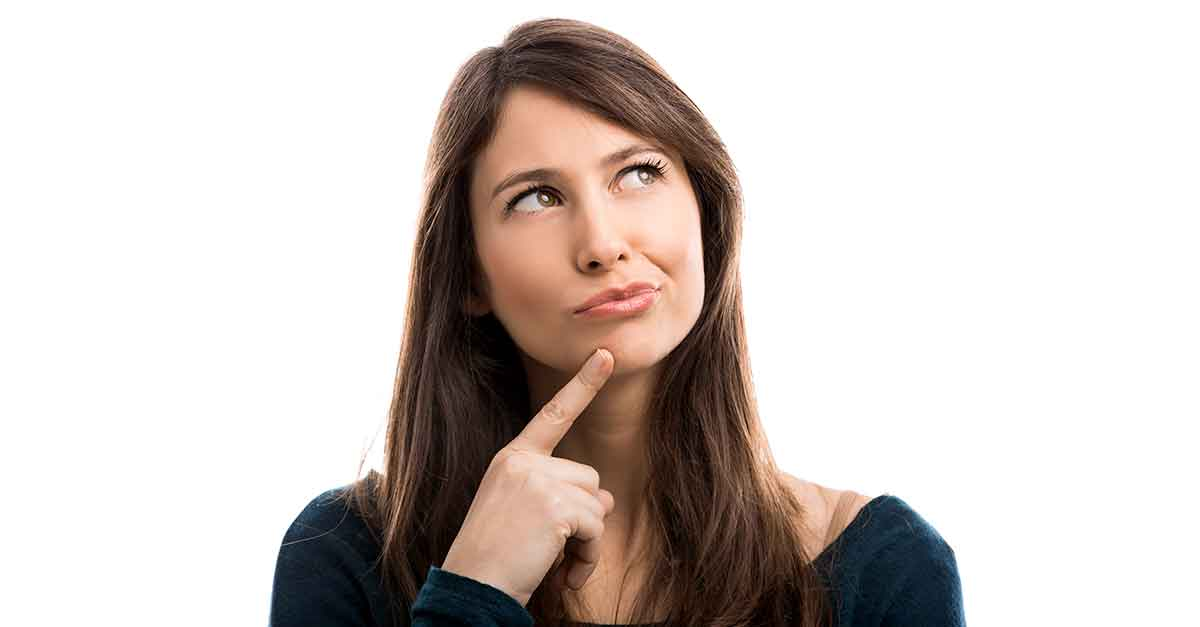
#> input picture imagem_1.jpg, 1200 x 627 px
$ python deteccao_exemplo1.py
#> lines starting #> are read from the running program, lines starting #| are printed output that depends on the picture; after the words box and inside, x2 and y2 are one past the last pixel; in counts of white or black regions, pixels touching at a corner belong together
# Imporrtando a biblioteca
import cv2

# Criando um classificador usando haarcascade
classificador = cv2.CascadeClassifier('venv\Lib\site-packages\cv2\data\haarcascade_frontalface_default.xml')

# Carregar a imagem e converter para cinza
imagem = cv2.imread('imagem_1.jpg')
#> imagem is the input picture: shape (627, 1200, 3); mean B, G, R 197.7, 201.6, 209.9
imagem_cinza = cv2.cvtColor(imagem, cv2.COLOR_BGR2GRAY)
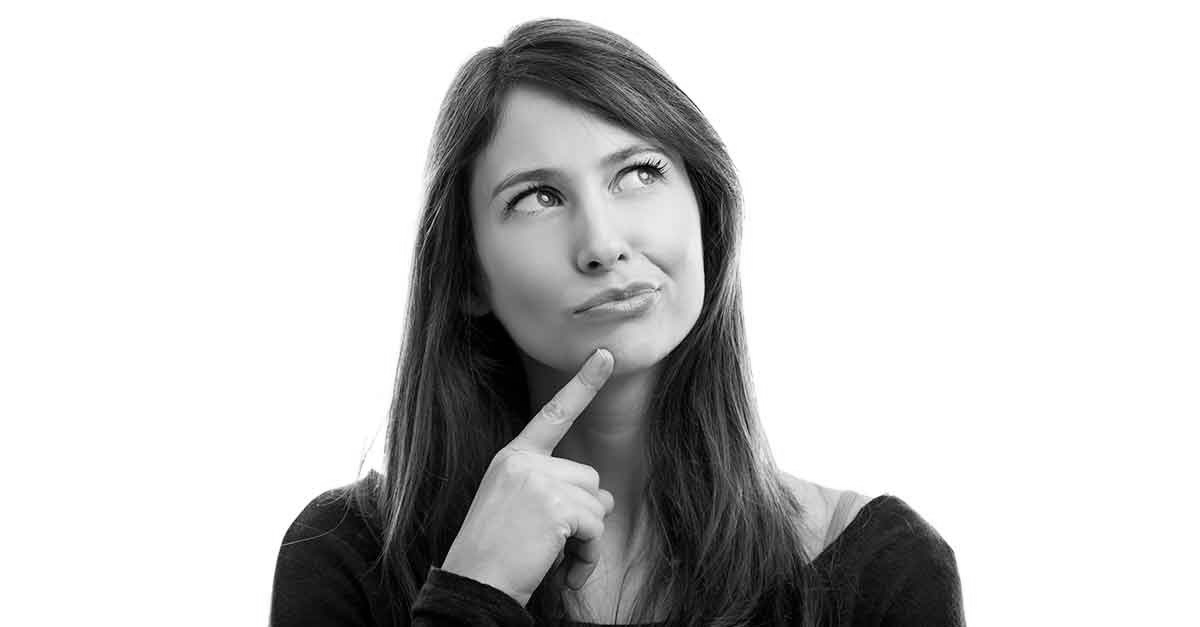
#> imagem_cinza: shape (627, 1200); min 0, max 255, mean 203.6

# Detectar faces usando o classificador
faces_detectadas = classificador.detectMultiScale(imagem_cinza)
#> faces_detectadas = [[457, 85, 269, 269]]

# Quantas faces foram detectadas?
print(len(faces_detectadas))
#| 1
print(faces_detectadas)
#| [[457  85 269 269]]

# Percorrer as faces detectadas
for (x, y, larg, alt) in faces_detectadas:
    cv2.rectangle(imagem, (x, y), (x + larg, y + alt), (255, 0, 255), 2)
#> this loop made 1 pass
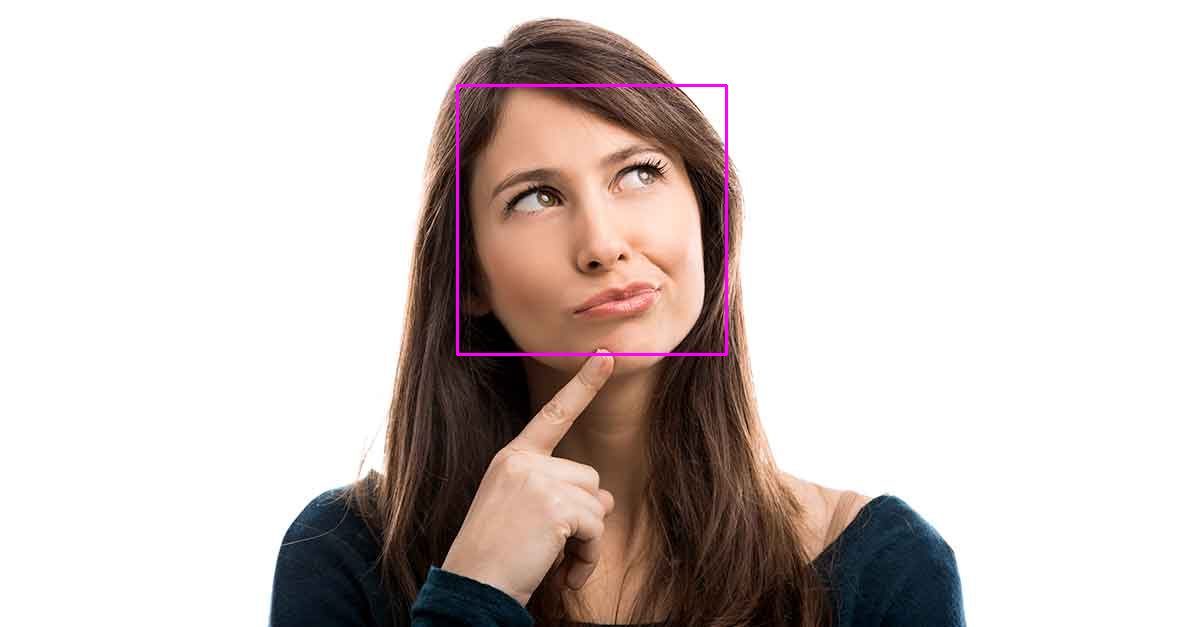
#> imagem: shape (627, 1200, 3); 0.43% of pixels changed, all inside (x1, y1, x2, y2) = (456, 84, 728, 356)

# Exibir a imagem
cv2.imshow('Imagem', imagem)
cv2.waitKey()

$ run again, with imagem_2.jpg copied over imagem_1.jpg
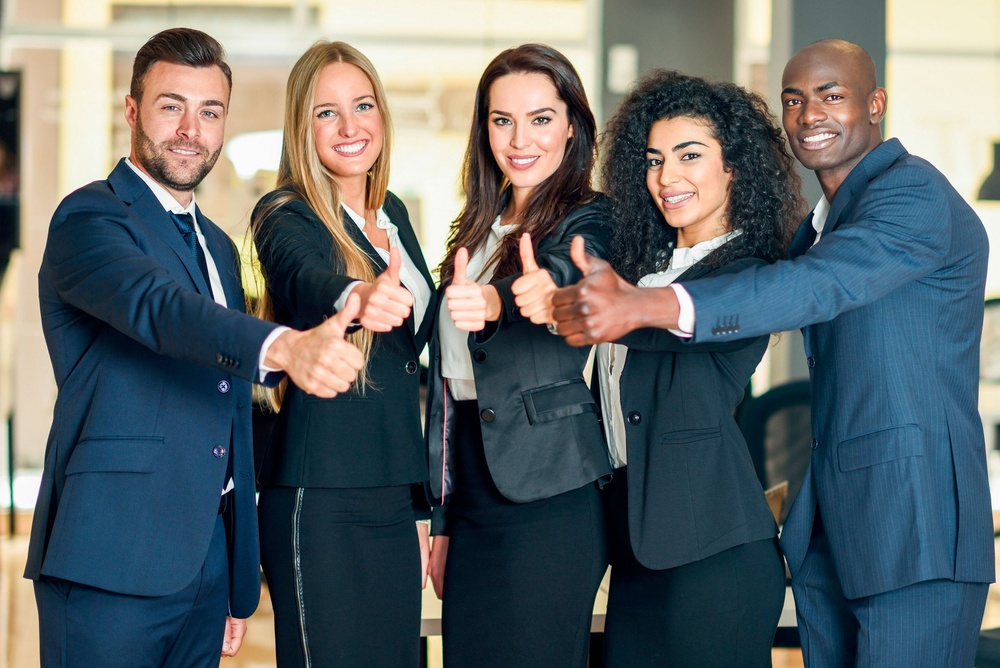
#> input picture imagem_2.jpg, 1000 x 668 px, shrunk from 2665 x 1779 before the run
#> imagem is the input picture: shape (668, 1000, 3); mean B, G, R 105.1, 102.9, 94.9
#> `imagem_cinza = cv2.cvtColor(imagem, cv2.COLOR_BGR2GRAY)`:
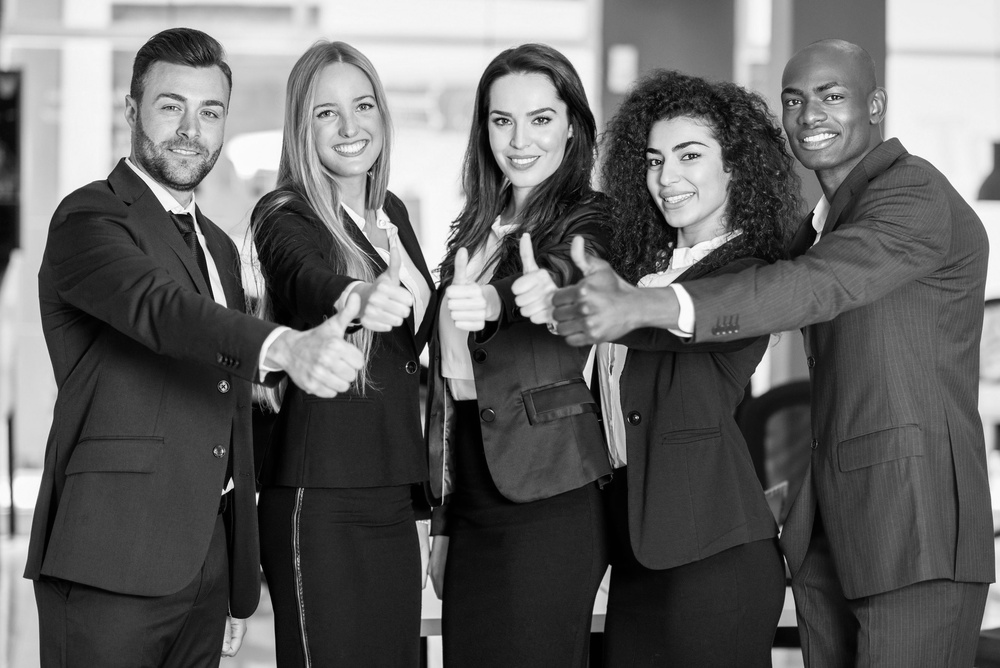
#> imagem_cinza: shape (668, 1000); min 0, max 255, mean 100.8
#> faces_detectadas = [[441, 286, 32, 32], [468, 400, 68, 68], [771, 65, 81, 81], [50, 8, 72, 72], [474, 82, 100, 100], [295, 70, 102, 102], [629, 116, 106, 106], [130, 63, 115, 115]]
#| 8
#| [[441 286  32  32]
#|  [468 400  68  68]
#|  [771  65  81  81]
#|  [ 50   8  72  72]
#|  [474  82 100 100]
#|  [295  70 102 102]
#> (further printed lines are left out)
#> the loop `for (x, y, larg, alt) in faces_detectadas:` made 8 passes
#> after the loop `for (x, y, larg, alt) in faces_detectadas:`:
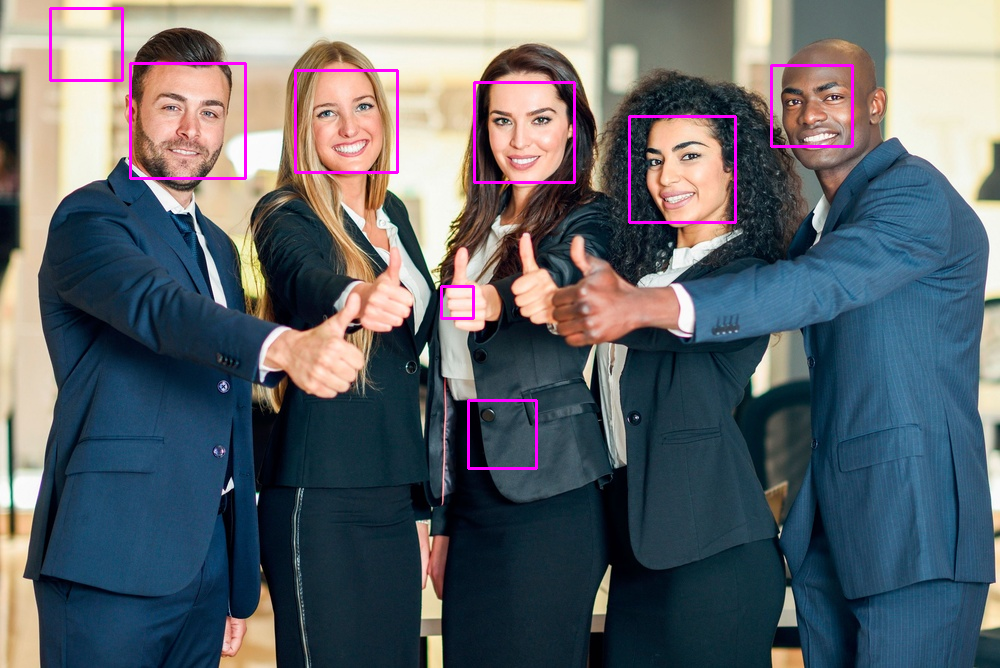
#> imagem: shape (668, 1000, 3); 1.21% of pixels changed, all inside (x1, y1, x2, y2) = (49, 7, 854, 470)

$ run again, with angelina-jolie.jpg copied over imagem_1.jpg
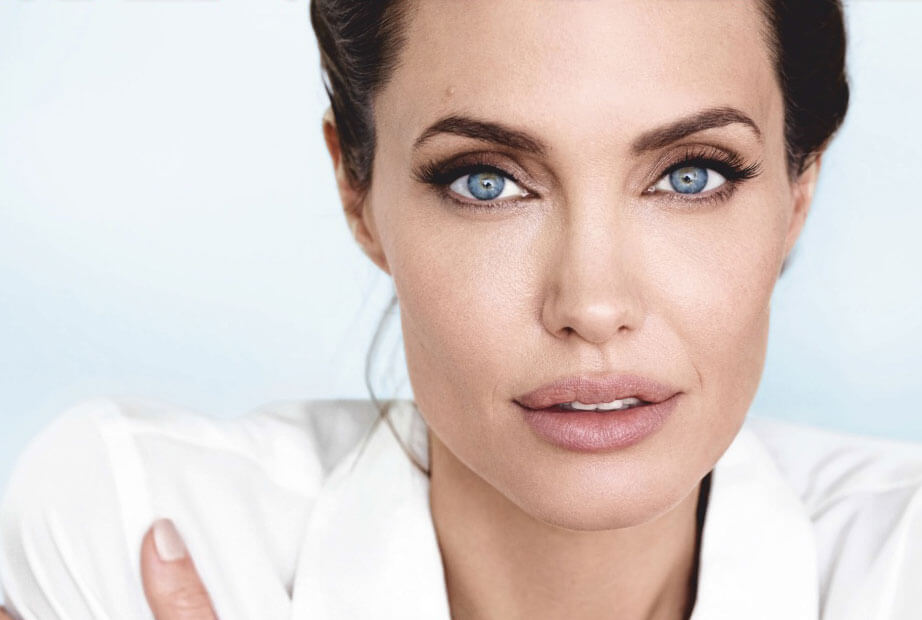
#> input picture angelina-jolie.jpg, 922 x 620 px
#> imagem is the input picture: shape (620, 922, 3); mean B, G, R 199.6, 203.9, 216.9
#> `imagem_cinza = cv2.cvtColor(imagem, cv2.COLOR_BGR2GRAY)`:
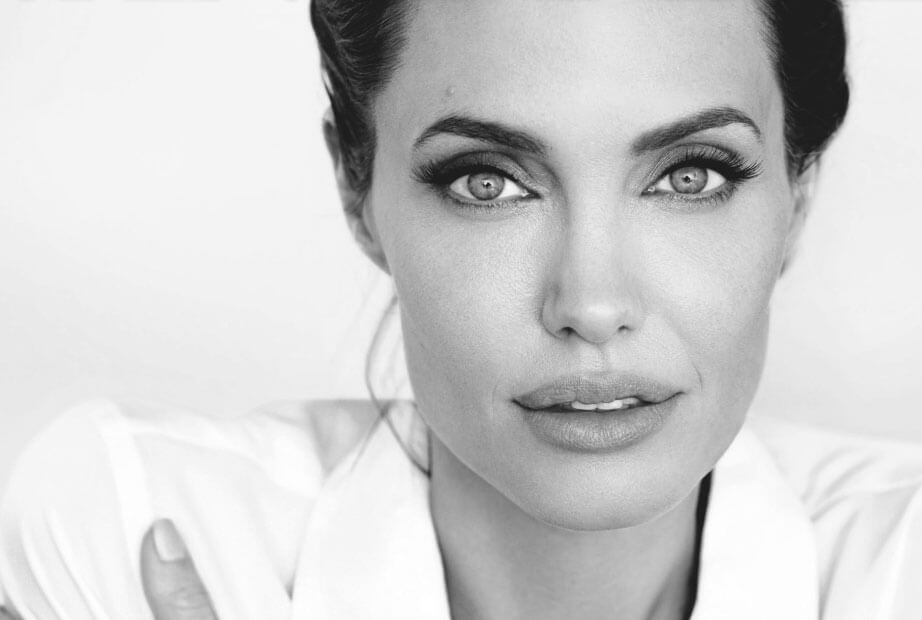
#> imagem_cinza: shape (620, 922); min 13, max 255, mean 207.3
#> faces_detectadas = [[381, 27, 428, 428]]
#| 1
#| [[381  27 428 428]]
#> the loop `for (x, y, larg, alt) in faces_detectadas:` made 1 pass
#> after the loop `for (x, y, larg, alt) in faces_detectadas:`:
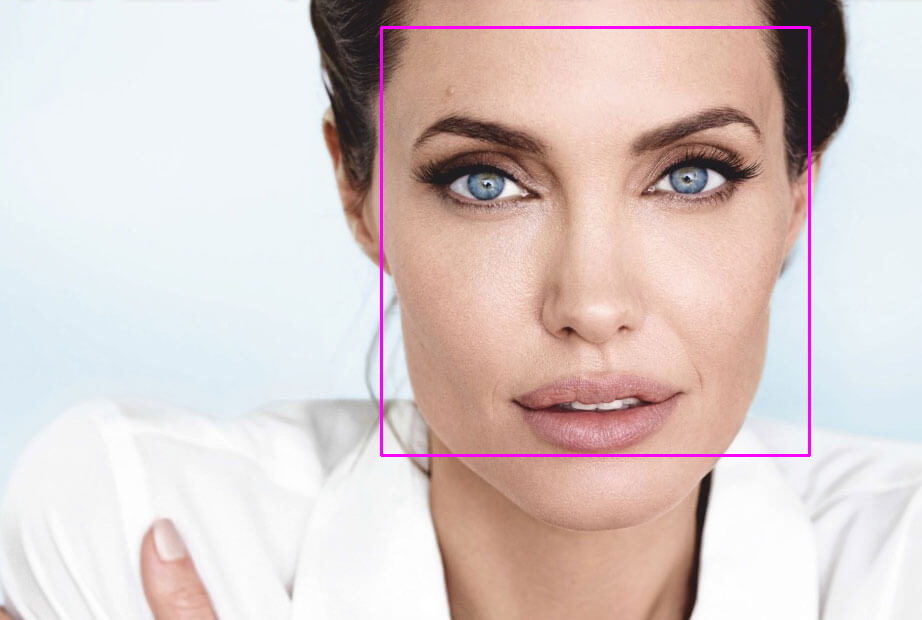
#> imagem: shape (620, 922, 3); 0.9% of pixels changed, all inside (x1, y1, x2, y2) = (380, 26, 811, 457)
